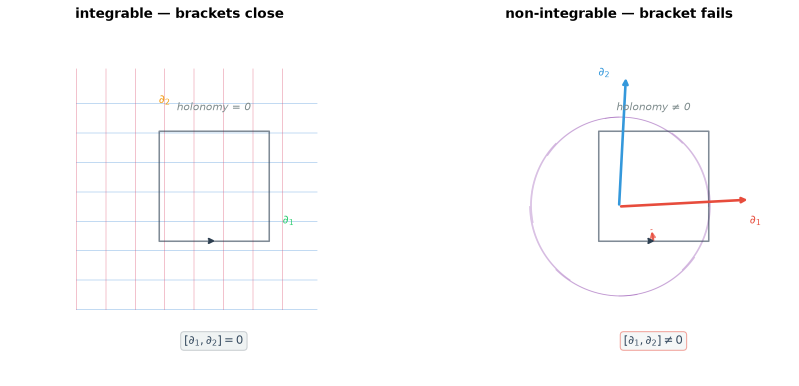
#> input picture integrable-toroidal.png, 1597 x 772 px (shown at 1/2 size)
$ python hearing.py ../integrable-toroidal.png 5 ../integrable-toroidal.png
#> lines starting #> are read from the running program, lines starting #| are printed output that depends on the picture
#!/usr/bin/env python3
"""The hearing law: any plate -> 64 s resynth. Law: notes 17.09 (silent_588) + MEMORY.
1024x1024 plate -> 64 log bands 20-3200 Hz (top=high), 4 px per 0.25 s hop,
256 frames = 64.0 s. dB = 60*log10(cellmax/Lmax), floor -75.
One phase-random sine per band (seed 490), 32 kHz, linear interp, mono, -3 dBFS."""
import numpy as np
from PIL import Image
import wave
import sys

SR = 32000
HOP_S = 0.25
PX = 4
NB = 64
SEED = int(sys.argv[2])
FHI = 3200.0
FLO = 20.0
FLOOR = -75.0

im = Image.open(sys.argv[1]).convert("RGB")
a = np.asarray(im, dtype=np.float64) / 255.0
lin = np.where(a <= 0.04045, a / 12.92, ((a + 0.055) / 1.055) ** 2.4)
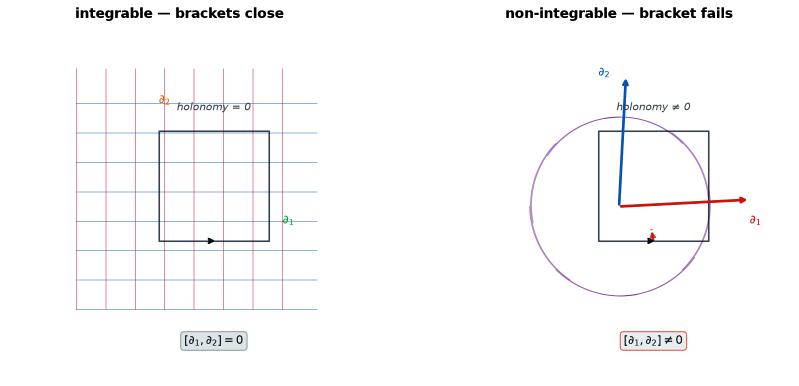
#> lin: shape (772, 1597, 3) float64 (shown at 1/2 size); mean R, G, B 0.981, 0.979, 0.982
Y = 0.2126 * lin[:, :, 0] + 0.7152 * lin[:, :, 1] + 0.0722 * lin[:, :, 2]
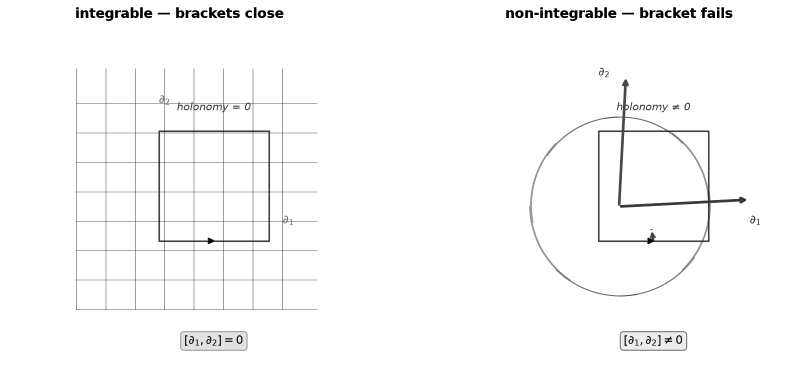
#> Y: shape (772, 1597) float64 (shown at 1/2 size); min 0, max 1, mean 0.98
Lmax = Y.max()
#> Lmax = 1
print("Lmax", round(Lmax, 6), "shape", Y.shape)
#| Lmax 1.0 shape (772, 1597)

nfr = Y.shape[1] // PX
#> nfr = 399
nrow = Y.shape[0]
#> nrow = 772
print("frames", nfr, "64s =", nfr * HOP_S == 64.0)
#| frames 399 64s = False

# band b: rows [16b, 16b+16), top = band 0 = highest band
# band frequency = log-center of its span
cells = np.zeros((NB, nfr))
for b in range(NB):
    r0 = 16 * b
    r1 = r0 + 16
    for t in range(nfr):
        c0 = PX * t
        c1 = c0 + PX
#> (the run stopped early here; a loop or call above may not have finished)
